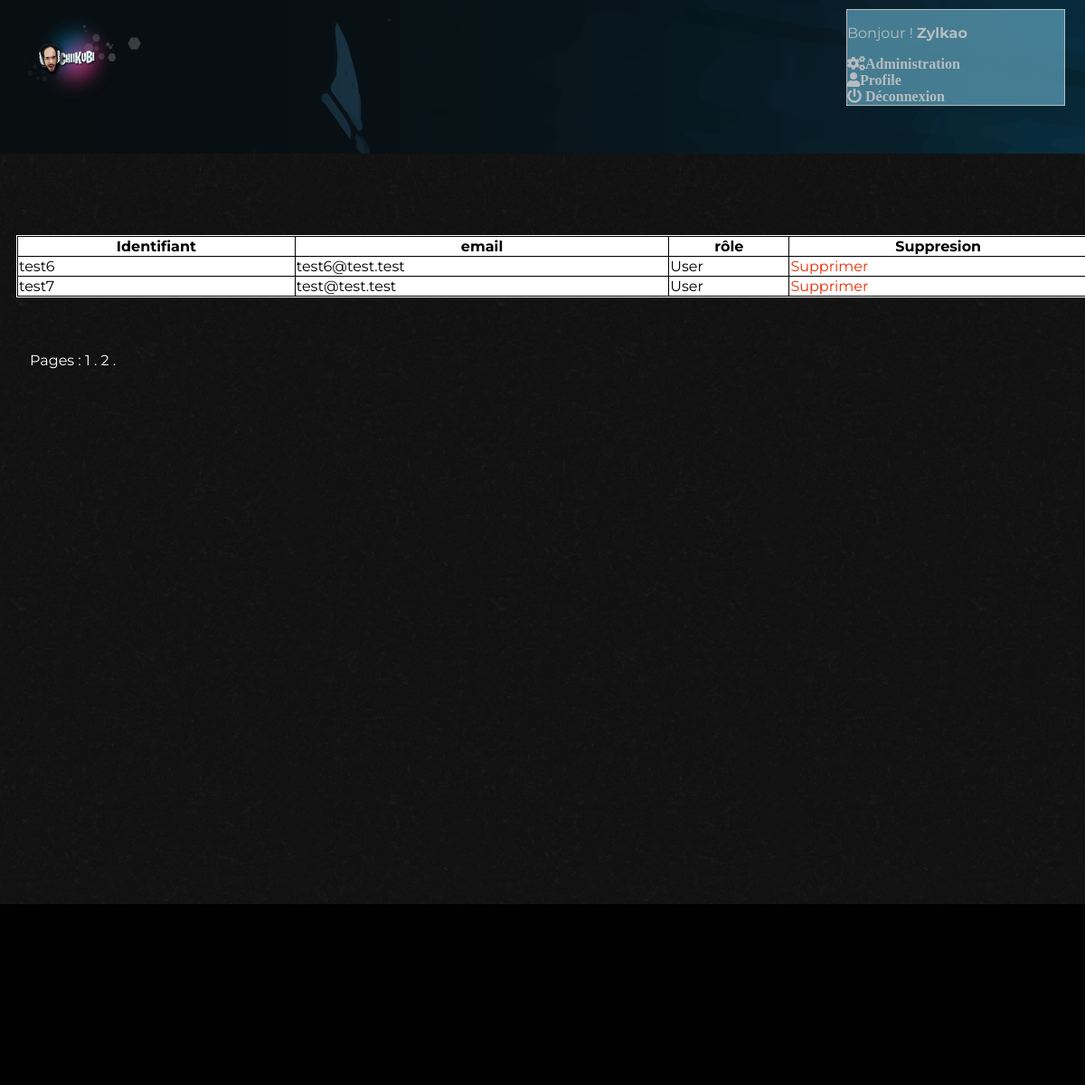
Screenshot of /index.php?action=membersList&startIndex=6 (signed in) with the database file from the repository.
### tables this page shows
CREATE TABLE IF NOT EXISTS `users` (
  `user_id` int(11) NOT NULL AUTO_INCREMENT,
  `pseudo` varchar(255) NOT NULL,
  `email` varchar(255) NOT NULL,
  `password` varchar(255) NOT NULL,
  `role` varchar(255) NOT NULL,
  `date_user_creation` datetime NOT NULL,
  `steam_id` varchar(255) DEFAULT NULL,
  `battle_tag` varchar(255) DEFAULT NULL,
  `switch_id` varchar(255) DEFAULT NULL,
  `psn_id` varchar(255) DEFAULT NULL,
  `xbox_id` varchar(255) DEFAULT NULL,
  PRIMARY KEY (`user_id`)
);

### controller/backend.php (called while the page is built, shortened)
<?php
require_once('model/UserManager.php');
function membersList()
{
  $maxNbOfUsers = 6;
  $pageLink = "index.php?action=membersList";
  $startIndex = (isset($_GET['startIndex'])) ? htmlspecialchars($_GET['startIndex']) : 0 ;
  $userManager = new \zylkaôme\Projet_OC\Projet5\Model\UserManager();
  $totalNumberOfUsers = $userManager->countUsers();
  $users = $userManager->getUsers($startIndex,$maxNbOfUsers);
  $page = $userManager->getPagination($totalNumberOfUsers, $pageLink, $maxNbOfUsers);
  require('views/backend/members_list.php');
}

### views/backend/members_list.php (the view, shortened to what this page needs)
<section id="members_table">
  <table>
    <tr>
      <th>Identifiant</th>
      <th>email</th>
      <th>rôle</th>
      <th>Suppresion</th>
    </tr>
      <?php
          while ($data = $users->fetch())
          {
          ?>
          <tr class="table_line">
          <td><?= htmlspecialchars($data['pseudo']) ?></td>
          <td><?= htmlspecialchars($data['email']) ?></td>
          <td><?= htmlspecialchars($data['role']) ?></td>
          <?php
          if ($data['role'] == 'User')
            {
            ?>
            <td><a  id="delete_user" href="index.php?action=deleteUser&amp;id=<?= $data['user_id']?>">Supprimer</a></td>
            </tr>
            <?php
            }
          }
          ?>
    </table>
</section>
<div id="pagination"> <?php echo $page ?> </div>
  <?php require('views/backend/template_admin.php'); ?>

### public/css/style.css (style rules this page uses)
body { background-image: url(../image/zwartevilt.png); height:750px; overflow-x :hidden; }
a { text-decoration: none; color:white; }
#members_table { width:100%; position:relative; top: 250px; margin:10px; border:1px solid white; color:black; background-color:white; font-family: 'Montserrat', sans-serif; }
#delete_user { color: #eb2f06; }
table { border-collapse: collapse; width:100%; }
th, td { border:1px solid black; }
#pagination { position :relative; top:300px; left:25px; font-family: 'Montserrat', sans-serif; }
@media screen and (min-width:768px) and (max-width:1200px) { body { height:1000px; overflow-y:hidden; } }

### rows the page displays
users: pseudo "test6", email "test6@test.test", role "User"
users: pseudo "test7", email "test@test.test", role "User"

### other values shown
$_SESSION['pseudo'] "Zylkao"
